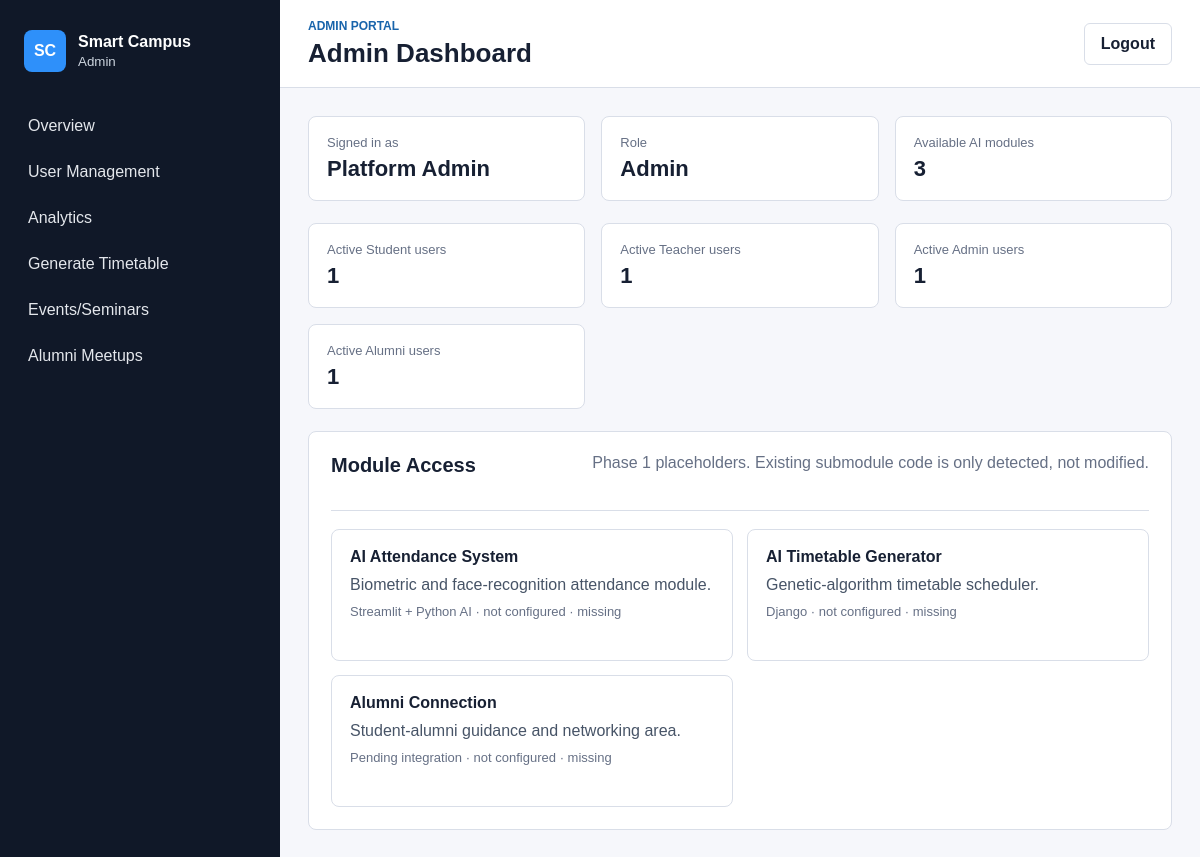
The page /admin/dashboard (signed in) on the database its author committed.
### tables this page shows
CREATE TABLE users (
                id INTEGER PRIMARY KEY AUTOINCREMENT,
                name TEXT NOT NULL,
                email TEXT NOT NULL UNIQUE,
                role TEXT NOT NULL,
                password_hash TEXT NOT NULL,
                is_active INTEGER NOT NULL DEFAULT 1,
                created_at TEXT NOT NULL
            );

### app/routes/dashboard.py (the view)
@router.get("/admin/dashboard")
def admin_dashboard(request: Request, user=Depends(require_role(ADMIN))):
    return _dashboard(request, user, "Admin Dashboard")

### app/templates/dashboard/dashboard.html (shortened to what this page needs)
{% extends "base_dashboard.html" %}
{% block page_heading %}{{ title }}{% endblock %}
{% block content %}
<section class="summary-grid">
  <article class="summary-card">
    <span>Signed in as</span>
    <strong>{{ user.name }}</strong>
  </article>
  <article class="summary-card">
    <span>Role</span>
    <strong>{{ role_labels[user.role] }}</strong>
  </article>
  <article class="summary-card">
    <span>Available AI modules</span>
    <strong>{{ modules|length }}</strong>
  </article>
</section>
{% if user.role == "admin" %}
<section class="summary-grid">
  {% for role, total in user_counts.items() %}
    <article class="summary-card">
      <span>Active {{ role_labels[role] }} users</span>
      <strong>{{ total }}</strong>
    </article>
  {% endfor %}
</section>
{% endif %}
<section class="panel">
  <div class="section-title">
    <h2>Module Access</h2>
    <p>Phase 1 placeholders. Existing submodule code is only detected, not modified.</p>
  </div>
  <div class="module-grid">
    {% for module in modules %}
      <a class="module-card" href="/modules/{{ module.key }}">
        <strong>{{ module.name }}</strong>
        <span>{{ module.description }}</span>
        <small>{{ module.stack }} · {{ module.health }}{% if module.exists %} · detected{% else %} · missing{% endif %}</small>
      </a>
    {% endfor %}
  </div>
</section>
{% endblock %}

### app/templates/base_dashboard.html (shortened to what this page needs)
<!doctype html>
<html lang="en">
  <head>
    <link rel="stylesheet" href="/static/css/styles.css">
  </head>
  <body class="app-body">
    <aside class="sidebar">
      <a class="brand" href="/{{ user.role }}/dashboard">
        <span class="brand-mark">SC</span>
        <span>
          <strong>Smart Campus</strong>
          <small>{{ role_labels[user.role] }}</small>
        </span>
      </a>
      <nav class="nav-list">
        {% for item in role_nav[user.role] %}
          <a href="{{ item.endpoint }}">{{ item.label }}</a>
        {% endfor %}
      </nav>
    </aside>
    <div class="main-shell">
      <header class="topbar">
        <div>
          <p class="eyebrow">{{ role_labels[user.role] }} Portal</p>
          <h1>{% block page_heading %}Dashboard{% endblock %}</h1>
        </div>
        <form method="post" action="/logout">
          <button class="secondary-button" type="submit">Logout</button>
        </form>
      </header>
      <main class="content">
        {% block content %}{% endblock %}
      </main>
    </div>
  </body>
</html>

### app/static/css/styles.css (style rules this page uses)
:root { --bg: #f6f7fb; --panel: #ffffff; --ink: #172033; --muted: #667085; --line: #d9dee8; --accent: #1864ab; --accent-dark: #124b82; --sidebar: #101828; --sidebar-soft: #1d2939; }
* { box-sizing: border-box; }
body { margin: 0; color: var(--ink); font-family: Arial, Helvetica, sans-serif; }
a { color: inherit; text-decoration: none; }
.eyebrow { margin: 0 0 6px; color: var(--accent); font-size: 12px; font-weight: 700; letter-spacing: 0; text-transform: uppercase; }
h1, h2, p { margin-top: 0; }
h1 { margin-bottom: 10px; font-size: 30px; line-height: 1.15; }
h2 { font-size: 20px; }
button, .button-link { min-height: 42px; display: inline-flex; align-items: center; justify-content: center; border: 0; border-radius: 6px; padding: 10px 16px; background: var(--accent); color: #ffffff; font: inherit; font-weight: 700; cursor: pointer; }
.secondary-button { background: #ffffff; color: var(--ink); border: 1px solid var(--line); }
.app-body { min-height: 100vh; display: grid; grid-template-columns: 280px 1fr; background: var(--bg); }
.sidebar { min-height: 100vh; background: var(--sidebar); color: #ffffff; padding: 22px 16px; }
.brand { display: flex; align-items: center; gap: 12px; padding: 8px; }
.brand-mark { width: 42px; height: 42px; display: grid; place-items: center; border-radius: 8px; background: #2e90fa; font-weight: 800; }
.brand small { display: block; margin-top: 3px; color: #cdd5df; }
.nav-list { display: grid; gap: 6px; margin-top: 26px; }
.nav-list a { border-radius: 6px; padding: 11px 12px; color: #e4e7ec; }
.main-shell { min-width: 0; }
.topbar { min-height: 88px; display: flex; align-items: center; justify-content: space-between; gap: 16px; border-bottom: 1px solid var(--line); background: #ffffff; padding: 18px 28px; }
.topbar h1 { margin-bottom: 0; font-size: 26px; }
.content { padding: 28px; }
.summary-grid { display: grid; grid-template-columns: repeat(3, minmax(0, 1fr)); gap: 16px; margin-bottom: 22px; }
.summary-card, .panel, .module-card { background: #ffffff; border: 1px solid var(--line); border-radius: 8px; }
.summary-card { display: grid; gap: 6px; padding: 18px; }
.summary-card span, .module-card small { color: var(--muted); font-size: 13px; }
.summary-card strong { font-size: 22px; }
.panel { padding: 22px; }
.section-title { display: flex; align-items: flex-start; justify-content: space-between; gap: 18px; border-bottom: 1px solid var(--line); padding-bottom: 16px; margin-bottom: 18px; }
.section-title p { max-width: 620px; color: var(--muted); }
.module-grid { display: grid; grid-template-columns: repeat(2, minmax(0, 1fr)); gap: 14px; }
.module-card { min-height: 132px; display: grid; align-content: start; gap: 10px; padding: 18px; }
.module-card span { color: #475467; }

### rows shown on the page
users: role "Admin", role "ADMIN", name "Platform Admin", total "1"
users: role "Student", is_active "1"
users: role "Teacher", is_active "1"
users: role "Alumni", is_active "1"

### other values the page prints
{{ item.label }} "Overview" "User Management" "Analytics" "Generate Timetable" "Events/Seminars" "Alumni Meetups"
{{ title }} "Admin Dashboard"
{{ modules|length }} "3"
{{ module.name }} "AI Attendance System" "AI Timetable Generator" "Alumni Connection"
{{ module.description }} "Biometric and face-recognition attendance module." "Genetic-algorithm timetable scheduler." "Student-alumni guidance and networking area."
{{ module.stack }} "Streamlit + Python AI" "Django" "Pending integration"
{{ module.health }} "not configured" "not configured" "not configured"
